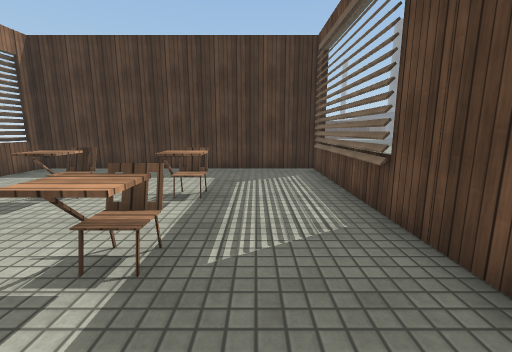
[1] (above)

19 first-person views from a walk through a scene from a Unity 3-D project. The camera is 1.3 m above the floor, tilts 10° down and sees 90° across. Doors are open. The floor is counted in squares, 1 m on a side. Each view is taken from the middle of a square. On the plan, view 1 faces up. The plan holds only what a view shows up to about 13 squares ahead; the rest is blank. The place goes on beyond the plan. Surface patterns are stand-ins for the level's own textures.

[2]
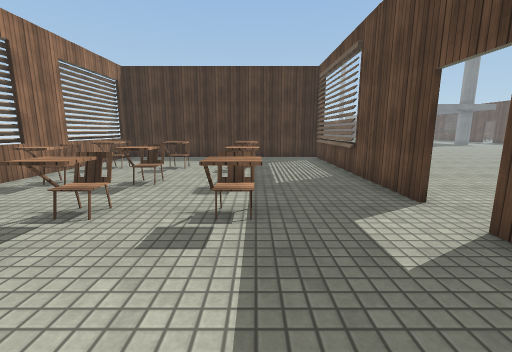

[3]
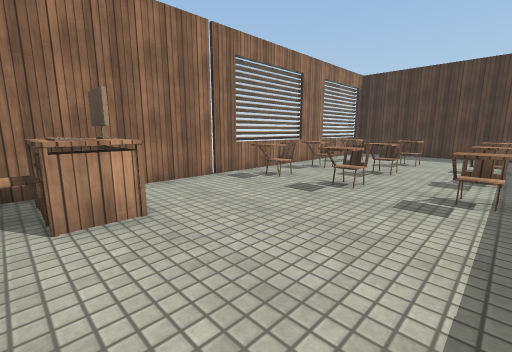

[4]
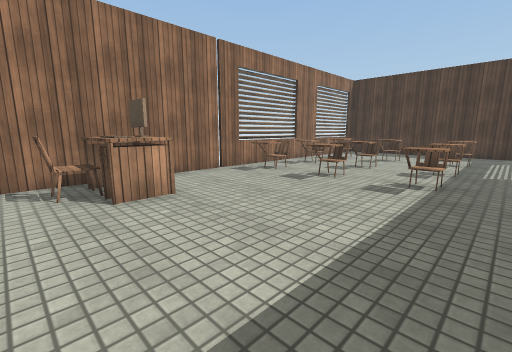

[5]
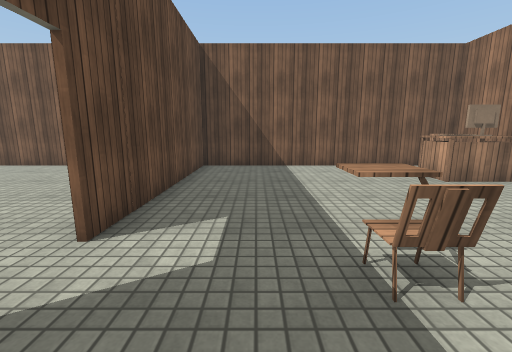

[6]
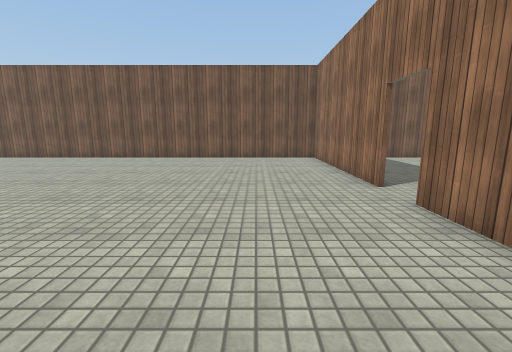

[7]
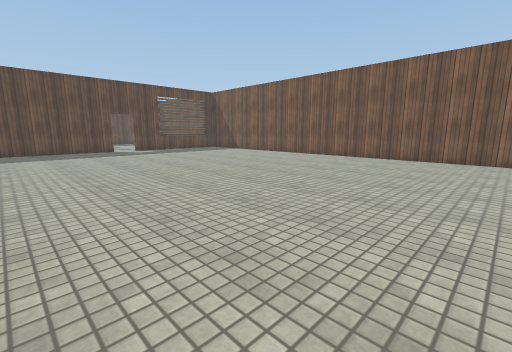

[8]
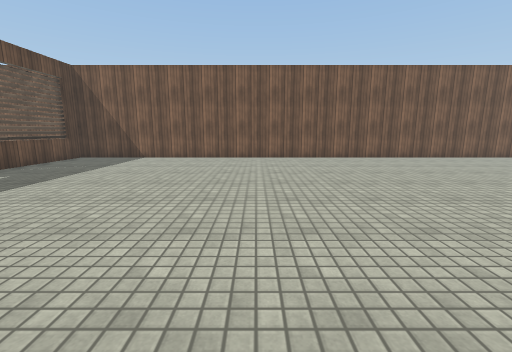

[9]
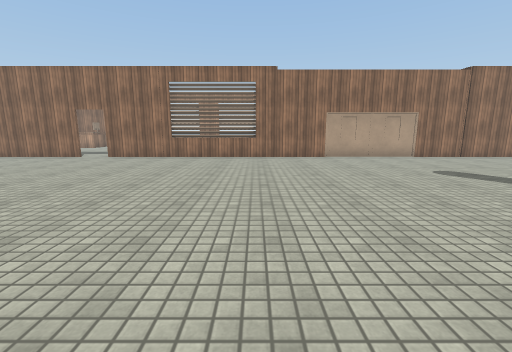

[10]
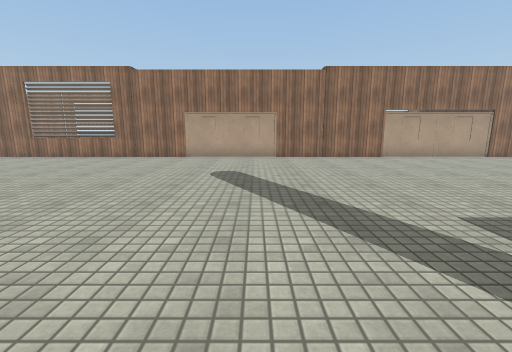

[11]
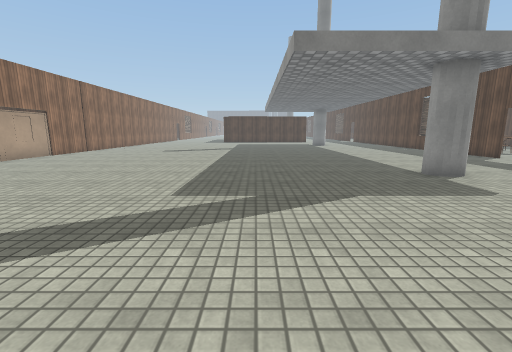

[12]
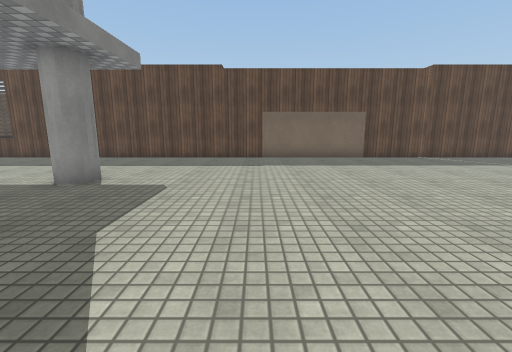

[13]
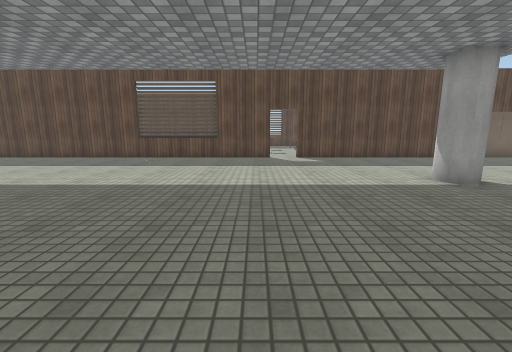

[14]
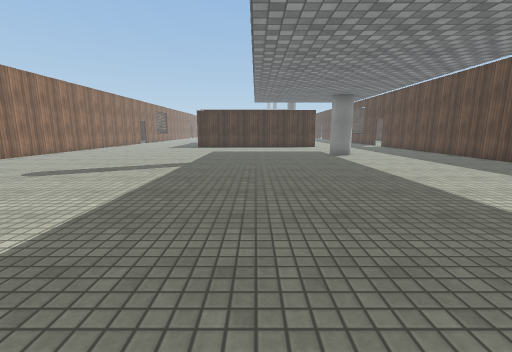

[15]
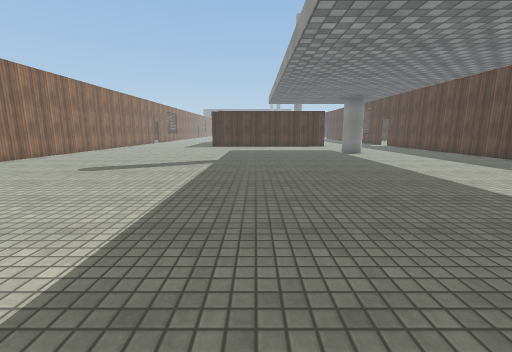

[16]
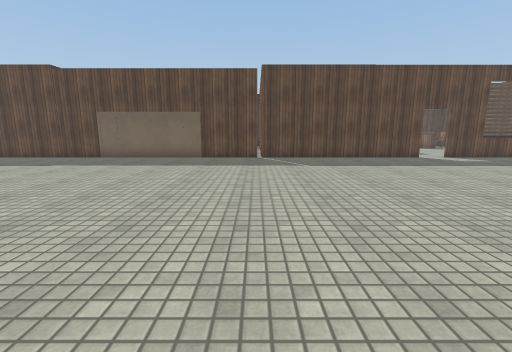

[17]
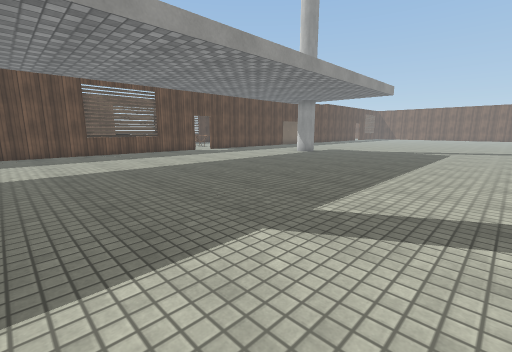

[18]
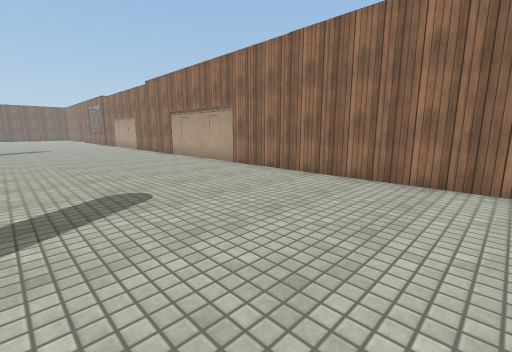

[19]
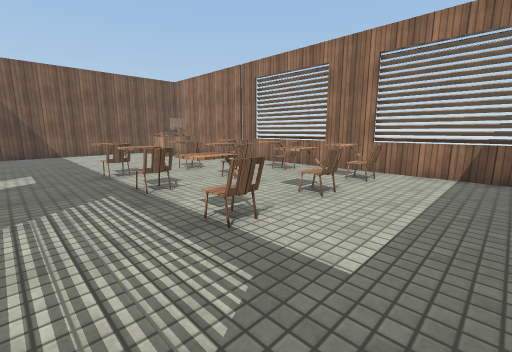

### Floor plan
Key: @ floor where view 1 was taken; # wall or solid block; . floor; D open door; = window, fence, low wall or low ledge; C chair; M computer; O other object.
Columns run from 8 left of view 1 to 25 right of it. Each row starts with its distance up from view 1.
 35           #......................#
 34           #......................#
 33           #......................#
 32           #......................#
 31           #......................=
 30           #......................=
 29           #......................=
 28           #......................#
 27           #......................#
 26           #......................#
 25           #.....................D.
 24           #.....................D#
 23           #......................#
 22           #......................#
 21           #................#.....#
 20           #......................#
 19           #......................#
 18           #......................#
 17           #......................#
 16           #......................#
 15           #......................#
 14           #......................#
 13           #......................#
 12           #......................#
 11           #......................#
 10           #......................#
  9 ###########......................#
  8 =.........#......................#
  7 =.........=......................#
  6 =.........=......................#
  5 #.C.C..C..=......................#
  4 #.........#......................#
  3 #.C.C.....#......................#
  2 =.C.C..C..#......................#
  1 =.........#D.....................#
  0 =.C.C..C@.DD.....................#
 -1 #.C.C..C..#.....................D.
 -2 #.........#......................#
 -3 #.........#......................#
 -4 #.........#......................=
 -5 #.MO......#......................=
 -6 #.C.......#......................=
 -7 #.........#......................#
 -8 ##################################

Positions as (right, up) in squares from view 1, and headings:
1: (0, 0), facing up
2: (-1, -4), facing up
3: (-1, -6), facing up-left
4: (0, -7), facing up-left
5: (0, 2), facing down
6: (5, 5), facing down
7: (7, 5), facing down-right
8: (16, 5), facing down
9: (15, 8), facing left
10: (15, 15), facing left
11: (13, 13), facing up
12: (12, 16), facing right
13: (12, 26), facing right
14: (14, 22), facing up
15: (13, 21), facing up
16: (12, 8), facing right
17: (9, 35), facing down-right
18: (9, 35), facing down-left
19: (1, 8), facing down-left
